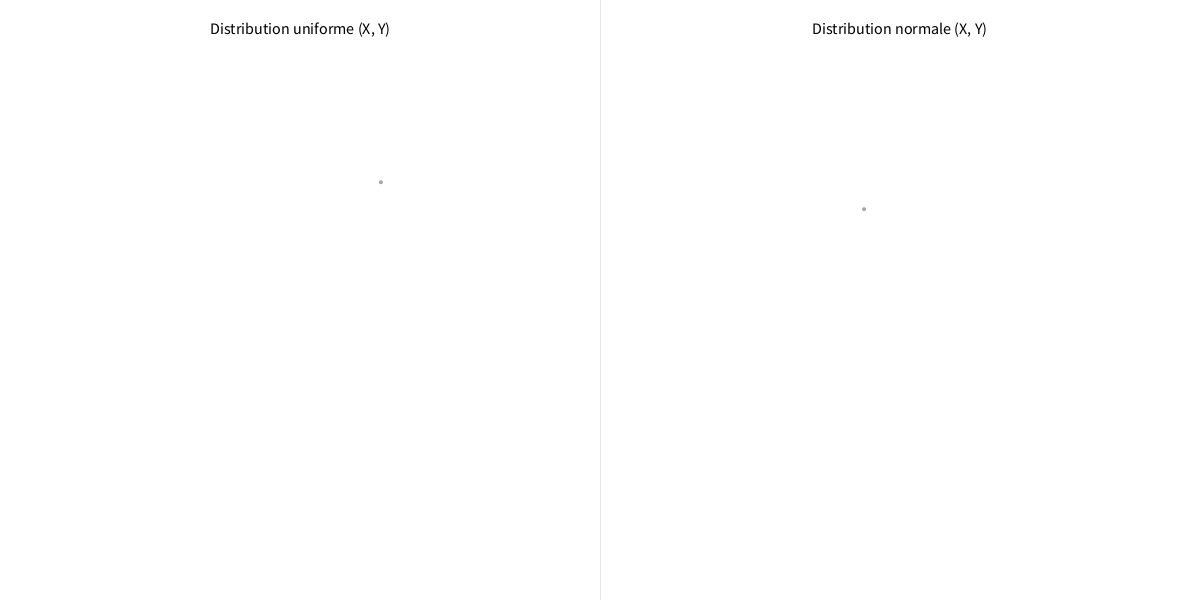
Frame 1 (no input)
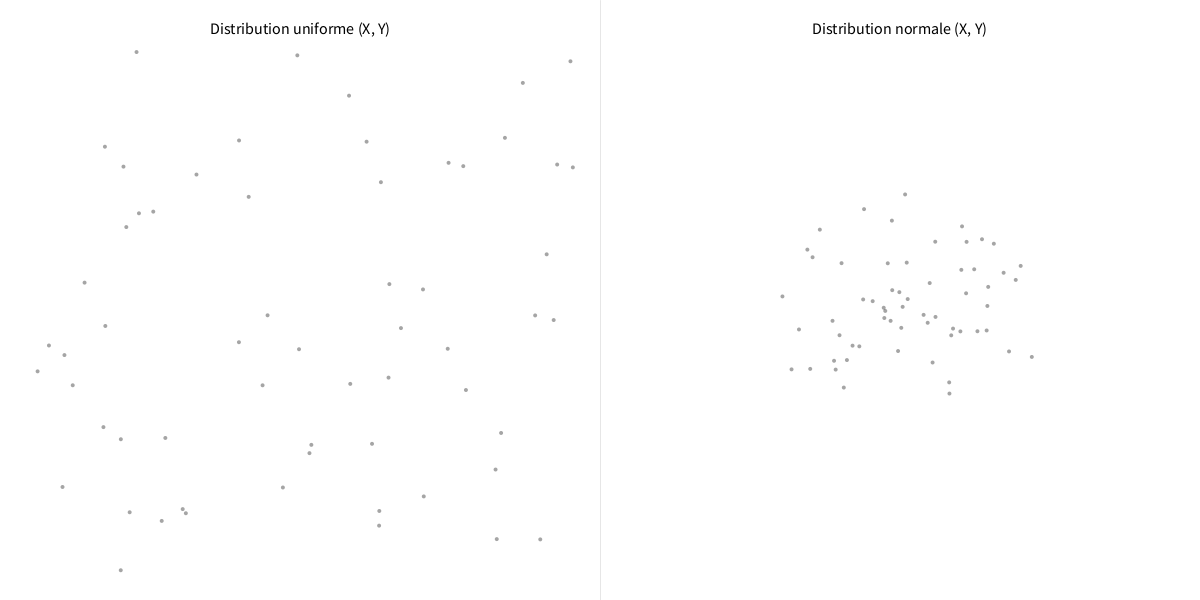
Frame 60 (the mouse pressed at the canvas centre just before this capture)
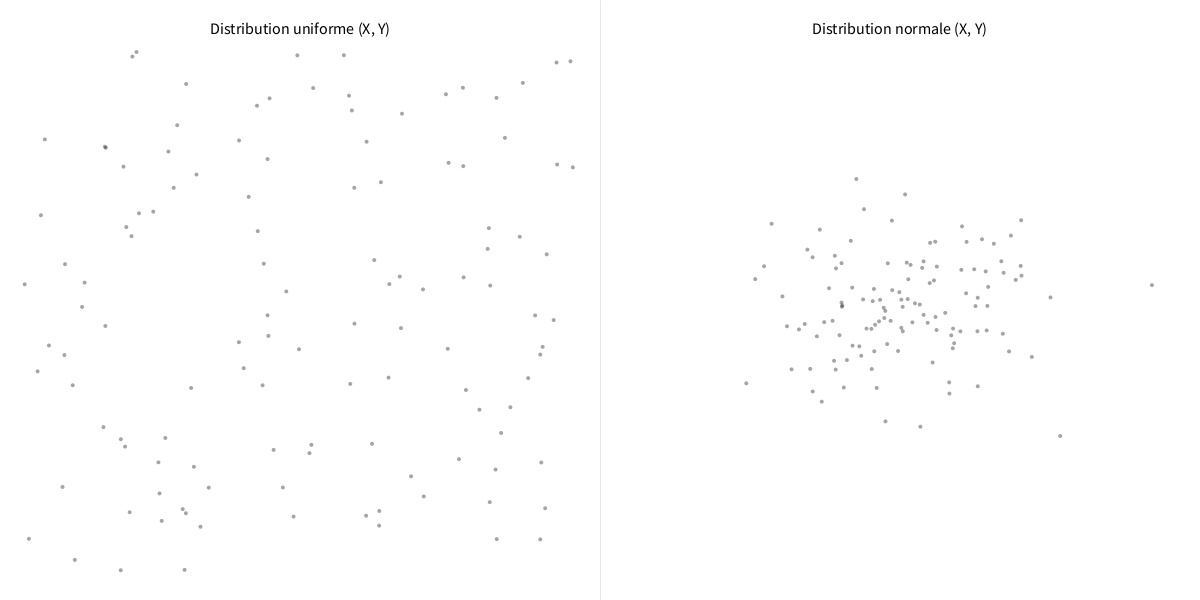
Frame 120 (the mouse held since frame 60 and released just before this capture)

The Processing sketch that drew these frames (run headless with seeded random() and noise(); from frame 60 on, the mouse is pressed at the canvas centre):

// Processing sketch: s01_distribution_comparaison
// ── s01_distribution_comparaison.pde
// --- Paramètres ---
int pointsPerSecond = 120;     // vitesse d'ajout (points/seconde pour CHAQUE panneau)
float dotSize = 4;             // taille des points
float alphaDot = 90;           // transparence des points (0-255)

float margin = 24;             // marges internes
float titleTop = 28;           // y du titre

// Gaussienne (panneau de droite)
float sdX = 70;                // écart-type horizontal
float sdY = 50;                // écart-type vertical

// --- Variables internes ---
float meanX, meanY;            // moyennes pour la gaussienne (droite)
float leftMinX, leftMaxX;      // bornes du panneau gauche
float leftMinY, leftMaxY;
float rightMinX, rightMaxX;    // bornes du panneau droit
float rightMinY, rightMaxY;

void setup() {
  size(1200, 600);
  frameRate(pointsPerSecond);        // 1 point par frame et par panneau
  background(255);
  textAlign(CENTER, CENTER);
  textSize(16);

  // Définir les panneaux
  float mid = width * 0.5;
  leftMinX  = margin;
  leftMaxX  = mid - margin;
  rightMinX = mid + margin;
  rightMaxX = width - margin;

  leftMinY  = titleTop + 16;
  leftMaxY  = height - margin;
  rightMinY = titleTop + 16;
  rightMaxY = height - margin;

  // Moyennes centrées dans le panneau de droite
  meanX = (rightMinX + rightMaxX) * 0.5;
  meanY = (rightMinY + rightMaxY) * 0.5;

  // Lignes guides
  stroke(230);
  line(width/2, 0, width/2, height);

  // Titres initiaux
  fill(0);
  noStroke();
  text("Distribution uniforme (X, Y)", (leftMinX + leftMaxX)/2, titleTop);
  text("Distribution normale (X, Y)",  (rightMinX + rightMaxX)/2, titleTop);
}

void draw() {
  // Redessiner titres pour qu'ils restent visibles
  fill(0);
  noStroke();
  rectMode(CORNERS);
  // Bande blanche sous les titres (anti-écrasement)
  fill(255);
  noStroke();
  rect(0, 0, width, titleTop + 12);
  fill(0);
  text("Distribution uniforme (X, Y)", (leftMinX + leftMaxX)/2, titleTop);
  text("Distribution normale (X, Y)",  (rightMinX + rightMaxX)/2, titleTop);

  // Ligne centrale
  stroke(230);
  line(width/2, 0, width/2, height);

  // --- 1) Un point uniforme (gauche) ---
  float ux = random(leftMinX, leftMaxX);
  float uy = random(leftMinY, leftMaxY);
  noStroke();
  fill(0, alphaDot);
  ellipse(ux, uy, dotSize, dotSize);

  // --- 2) Un point gaussien (droite) ---
  // Rejet si on sort du panneau (on essaie quelques fois pour respecter la forme)
  float gx = 0, gy = 0;
  boolean ok = false;
  for (int attempt = 0; attempt < 20; attempt++) {
    gx = (float)randomGaussian() * sdX + meanX;
    gy = (float)randomGaussian() * sdY + meanY;
    if (gx >= rightMinX && gx <= rightMaxX && gy >= rightMinY && gy <= rightMaxY) {
      ok = true;
      break;
    }
  }
  if (!ok) {
    // si on n'a pas réussi après 20 tentatives, on contraint (rare)
    gx = constrain(gx, rightMinX, rightMaxX);
    gy = constrain(gy, rightMinY, rightMaxY);
  }
  noStroke();
  fill(0, alphaDot);
  ellipse(gx, gy, dotSize, dotSize);
}
